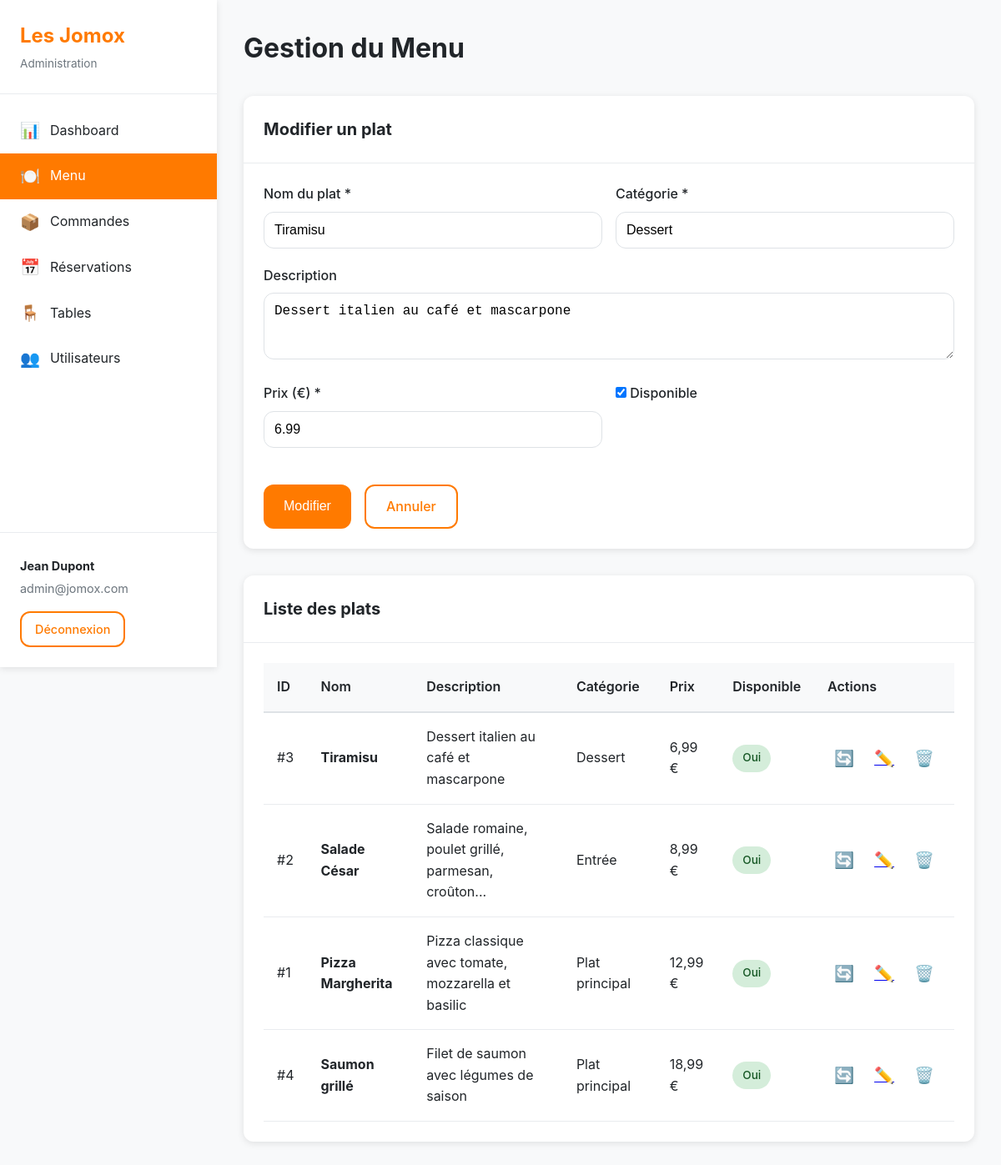
The app's page /admin/menu.php?edit=3 (signed in) with its own data.
### tables this page shows
CREATE TABLE plat (
    id INT AUTO_INCREMENT PRIMARY KEY,
    nom VARCHAR(200) NOT NULL,
    description TEXT DEFAULT NULL,
    prix DECIMAL(10, 2) NOT NULL,
    categorie VARCHAR(100) NOT NULL,
    disponible BOOLEAN DEFAULT TRUE,
    INDEX idx_categorie (categorie),
    INDEX idx_disponible (disponible)
);

### admin/includes/functions.php (called while the page is built, shortened)
<?php
function formatPrice($price) {
    return number_format((float)$price, 2, ',', ' ') . ' €';
}
function e($string) {
    return htmlspecialchars($string ?? '', ENT_QUOTES, 'UTF-8');
}

### admin/menu.php (the view, shortened to what this page needs)
<?php
require_once __DIR__ . '/includes/functions.php';
$pdo = getPDO();
$editPlat = null;
if (isset($_GET['edit'])) {
    $id = intval($_GET['edit']);
    $stmt = $pdo->prepare('SELECT * FROM plat WHERE id = :id');
    $stmt->execute(['id' => $id]);
    $editPlat = $stmt->fetch();
}
$plats = $pdo->query('SELECT * FROM plat ORDER BY categorie, nom')->fetchAll();
require_once __DIR__ . '/includes/header.php';
?>
<div class="card">
    <div class="card-header">
        <h2><?= $editPlat ? 'Modifier un plat' : 'Ajouter un plat' ?></h2>
    </div>
    <div class="card-body">
        <form method="POST" class="form">
            <div class="form-row">
                <div class="form-group">
                    <label>Nom du plat *</label>
                    <input type="text" name="nom" value="<?= e($editPlat['nom'] ?? '') ?>" required>
                </div>
                <div class="form-group">
                    <label>Catégorie *</label>
                    <input type="text" name="categorie" value="<?= e($editPlat['categorie'] ?? '') ?>" required placeholder="Ex: Entrée, Plat principal, Dessert">
                </div>
            </div>
            <div class="form-group">
                <label>Description</label>
                <textarea name="description" rows="3"><?= e($editPlat['description'] ?? '') ?></textarea>
            </div>
            <div class="form-row">
                <div class="form-group">
                    <label>Prix (€) *</label>
                    <input type="number" name="prix" step="0.01" min="0" value="<?= e($editPlat['prix'] ?? '') ?>" required>
                </div>
                <div class="form-group">
                    <label class="checkbox-label">
                        <input type="checkbox" name="disponible" <?= ($editPlat['disponible'] ?? true) ? 'checked' : '' ?>>
                        <span>Disponible</span>
                    </label>
                </div>
            </div>
            <div class="form-actions">
                <button type="submit" class="btn btn-primary"><?= $editPlat ? 'Modifier' : 'Ajouter' ?></button>
                <?php if ($editPlat): ?>
                    <a href="menu.php" class="btn btn-outline">Annuler</a>
                <?php endif; ?>
            </div>
        </form>
    </div>
</div>
<div class="card">
    <div class="card-header">
        <h2>Liste des plats</h2>
    </div>
    <div class="card-body">
        <div class="table-responsive">
            <table class="table">
                <thead>
                    <tr>
                        <th>ID</th>
                        <th>Nom</th>
                        <th>Description</th>
                        <th>Catégorie</th>
                        <th>Prix</th>
                        <th>Disponible</th>
                        <th>Actions</th>
                    </tr>
                </thead>
                <tbody>
                    <?php if (empty($plats)): ?>
                        <tr>
                            <td colspan="7" class="text-center text-muted">Aucun plat enregistré</td>
                        </tr>
                    <?php else: ?>
                        <?php foreach ($plats as $plat): ?>
                            <tr>
                                <td>#<?= $plat['id'] ?></td>
                                <td><strong><?= e($plat['nom']) ?></strong></td>
                                <td><?= e(substr($plat['description'] ?? '', 0, 50)) ?><?= strlen($plat['description'] ?? '') > 50 ? '...' : '' ?></td>
                                <td><?= e($plat['categorie']) ?></td>
                                <td><?= formatPrice($plat['prix']) ?></td>
                                <td>
                                    <?php if ($plat['disponible']): ?>
                                        <span class="badge badge-success">Oui</span>
                                    <?php else: ?>
                                        <span class="badge badge-danger">Non</span>
                                    <?php endif; ?>
                                </td>
                                <td>
                                    <div class="action-buttons">
                                        <form method="POST" style="display:inline;" onsubmit="return confirm('Changer la disponibilité ?');">
                                            <button type="submit" class="btn-icon" title="Toggle disponibilité">🔄</button>
                                        </form>
                                        <a href="?edit=<?= $plat['id'] ?>" class="btn-icon" title="Modifier">✏️</a>
                                        <form method="POST" style="display:inline;" onsubmit="return confirm('Êtes-vous sûr de vouloir supprimer ce plat ?');">
                                            <button type="submit" class="btn-icon btn-danger" title="Supprimer">🗑️</button>
                                        </form>
                                    </div>
                                </td>
                            </tr>
                        <?php endforeach; ?>
                    <?php endif; ?>
                </tbody>
            </table>
        </div>
    </div>
</div>
<?php require_once __DIR__ . '/includes/footer.php'; ?>

### admin/assets/css/style.css (style rules this page uses)
:root { --primary: #FF7A00; --primary-dark: #e66a00; --secondary: #6c757d; --success: #28a745; --danger: #dc3545; --warning: #ffc107; --info: #17a2b8; --light: #f8f9fa; --dark: #343a40; --white: #ffffff; --gray-100: #f8f9fa; --gray-200: #e9ecef; --gray-300: #dee2e6; --gray-600: #6c757d; --gray-900: #212529; --shadow: 0 2px 8px rgba(0, 0, 0, 0.1); --shadow-lg: 0 4px 16px rgba(0, 0, 0, 0.15); --radius: 12px; --radius-lg: 16px; }
* { margin: 0; padding: 0; box-sizing: border-box; }
body { font-family: -apple-system, BlinkMacSystemFont, 'Segoe UI', Roboto, 'Helvetica Neue', Arial, sans-serif; background: var(--gray-100); color: var(--gray-900); line-height: 1.6; }
.card { background: var(--white); border-radius: var(--radius); box-shadow: var(--shadow); margin-bottom: 2rem; overflow: hidden; }
.card-header { padding: 1.5rem; border-bottom: 1px solid var(--gray-200); display: flex; justify-content: space-between; align-items: center; }
.card-header h2 { font-size: 1.25rem; color: var(--gray-900); }
.card-body { padding: 1.5rem; }
.form { max-width: 100%; }
.form-group { margin-bottom: 1.25rem; }
.form-group label { display: block; margin-bottom: 0.5rem; font-weight: 500; color: var(--gray-900); }
.form-group input, .form-group textarea, .form-group select { width: 100%; padding: 0.75rem; border: 1px solid var(--gray-300); border-radius: var(--radius); font-size: 1rem; transition: all 0.2s; }
.form-row { display: grid; grid-template-columns: repeat(auto-fit, minmax(200px, 1fr)); gap: 1rem; }
.form-actions { display: flex; gap: 1rem; margin-top: 1.5rem; }
.checkbox-label { display: flex; align-items: center; gap: 0.5rem; cursor: pointer; }
.checkbox-label input[type="checkbox"] { width: auto; }
.btn { display: inline-block; padding: 0.75rem 1.5rem; border: none; border-radius: var(--radius); font-size: 1rem; font-weight: 500; cursor: pointer; transition: all 0.2s; text-decoration: none; text-align: center; }
.btn-primary { background: var(--primary); color: var(--white); }
.btn-outline { background: transparent; color: var(--primary); border: 2px solid var(--primary); }
.btn-danger { background: var(--danger); color: var(--white); }
.btn-icon { background: none; border: none; font-size: 1.2rem; cursor: pointer; padding: 0.25rem 0.5rem; border-radius: var(--radius); transition: all 0.2s; }
.action-buttons { display: flex; gap: 0.5rem; align-items: center; }
.table-responsive { overflow-x: auto; }
.table { width: 100%; border-collapse: collapse; }
.table thead { background: var(--gray-100); }
.table th { padding: 1rem; text-align: left; font-weight: 600; color: var(--gray-900); border-bottom: 2px solid var(--gray-300); }
.table td { padding: 1rem; border-bottom: 1px solid var(--gray-200); }
.badge { display: inline-block; padding: 0.35rem 0.75rem; border-radius: 20px; font-size: 0.85rem; font-weight: 500; }
.badge-success { background: #d4edda; color: #155724; }

### records on screen
plat: nom "Tiramisu", categorie "Dessert", description "Dessert italien au café et mascarpone", prix "6.99", disponible "☑", id "3", prix "6,99 €", shows "Oui"
plat: id "2", nom "Salade César", description "Salade romaine, poulet grillé, parmesan, croûton", categorie "Entrée", prix "8,99 €", disponible "Oui"
plat: id "1", nom "Pizza Margherita", description "Pizza classique avec tomate, mozzarella et basilic", categorie "Plat principal", prix "12,99 €", disponible "Oui"
plat: id "4", nom "Saumon grillé", description "Filet de saumon avec légumes de saison", categorie "Plat principal", prix "18,99 €", disponible "Oui"

### other values on screen
$_SESSION['admin_email'] "admin@jomox.com"
$pageTitle "Gestion du Menu"
